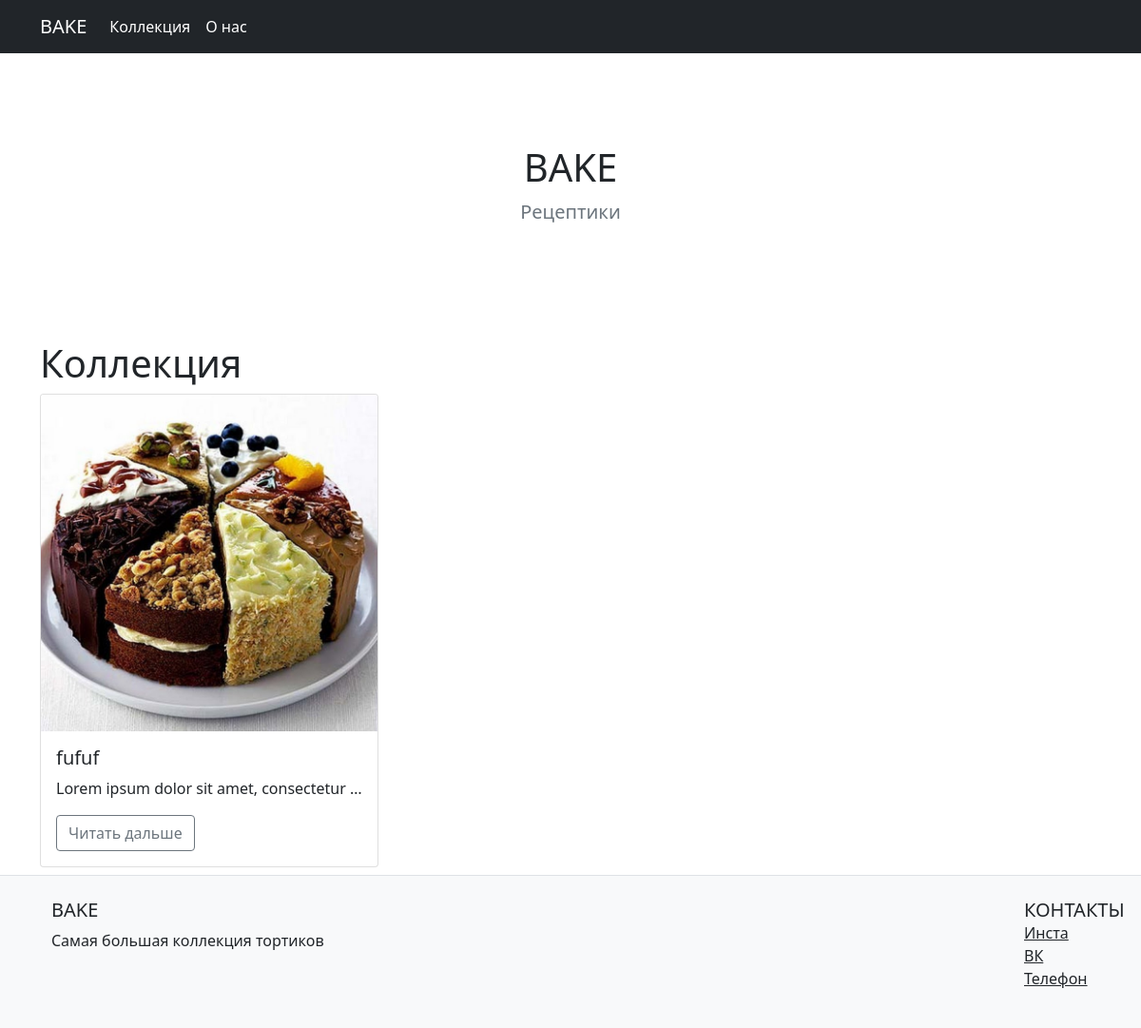
The page / on the database its author committed.
### models.py (models this page shows, shortened)
class Article(db.Model):
    id = db.Column(db.Integer, primary_key=True)
    title = db.Column(db.String(1000), unique=False, nullable=False)
    body = db.Column(db.Text, unique=False, nullable=True)
    photo = db.Column(db.Text, unique=False, nullable=True)

### app.py (the view)
@app.route('/')
def homepage():
    articles: List[Article] = Article.query.all()
    return render_template('index.html',
                           title='Главная страница',
                           articles=articles)

### templates/index.html
{% extends 'base.html' %}
{% block content %}
    <main>
        <div class="container">
                <section class="py-5 text-center container">
                <div class="row py-lg-5">
                    <div class="col-lg-6 col-md-8 mx-auto">
                        <h1>BAKE</h1>
                        <p class="lead text-muted">Рецептики</p>
                    </div>
                </div>
            </section>
        </div>
 <div class="container my-2">
        <h1>Коллекция</h1>
        <div class="row row-cols-1 row-cols-md-3 g-4">
            {% for article in articles %}
            <div class="col">
                <div class="card h-100">
                    <img src="{{ article.photo }}" class="card-img-top" alt="...">
                    <div class="card-body">
                        <h5 class="card-title">{{ article.title }}</h5>
                        <p class="card-text" style="white-space: nowrap; overflow: hidden; text-overflow: ellipsis;">{{ article.body }}</p>
                        <a class="btn btn-outline-secondary" href="{{ url_for('get_article', article_id=loop.index) }}">Читать
                            дальше</a>
                    </div>
                </div>
            </div>
            {% endfor %}
        </div>
    </div>
    </main>
{% endblock %}

### rows shown on the page
Article: photo (picture), title "fufuf", body "Lorem ipsum dolor sit amet, consectetur…"
